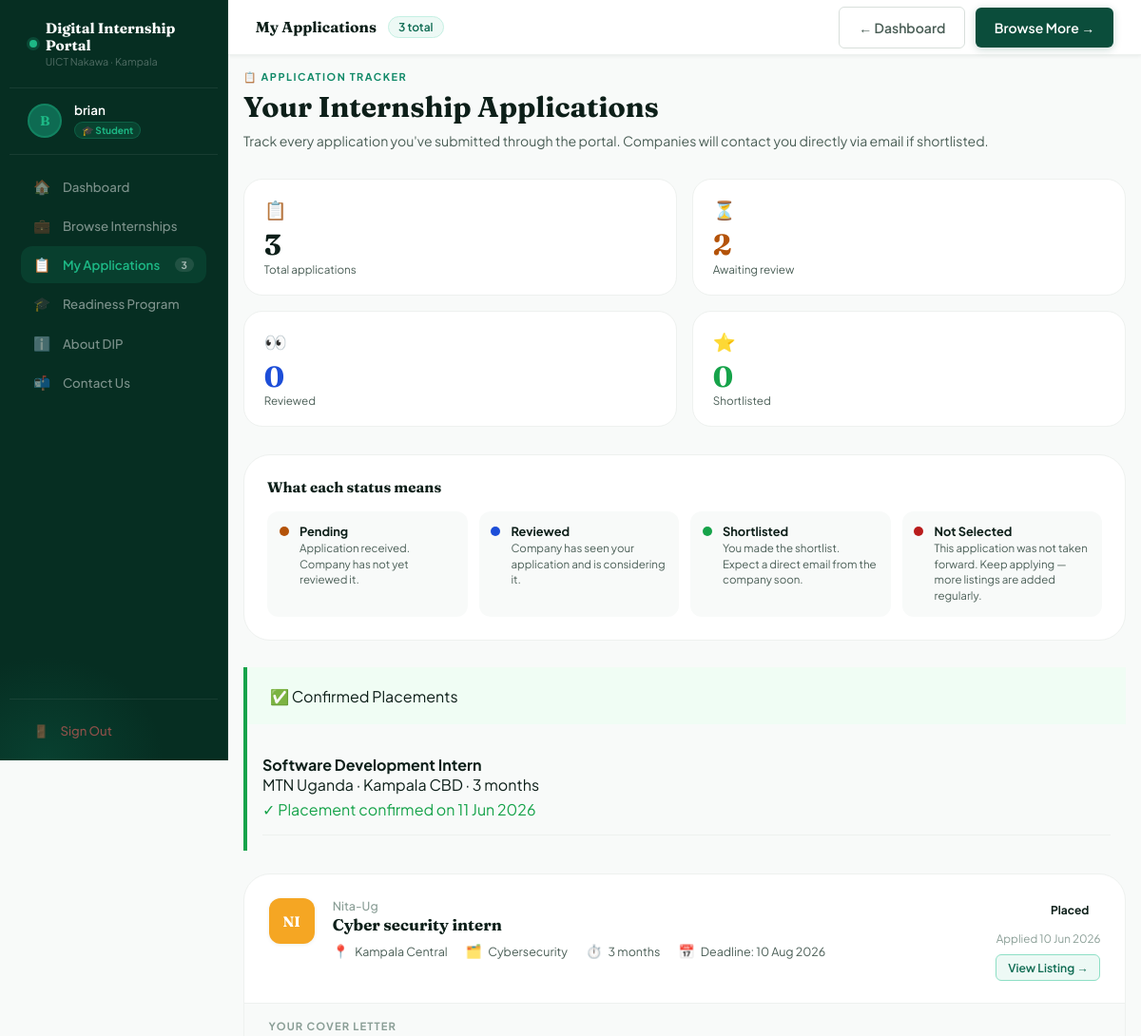
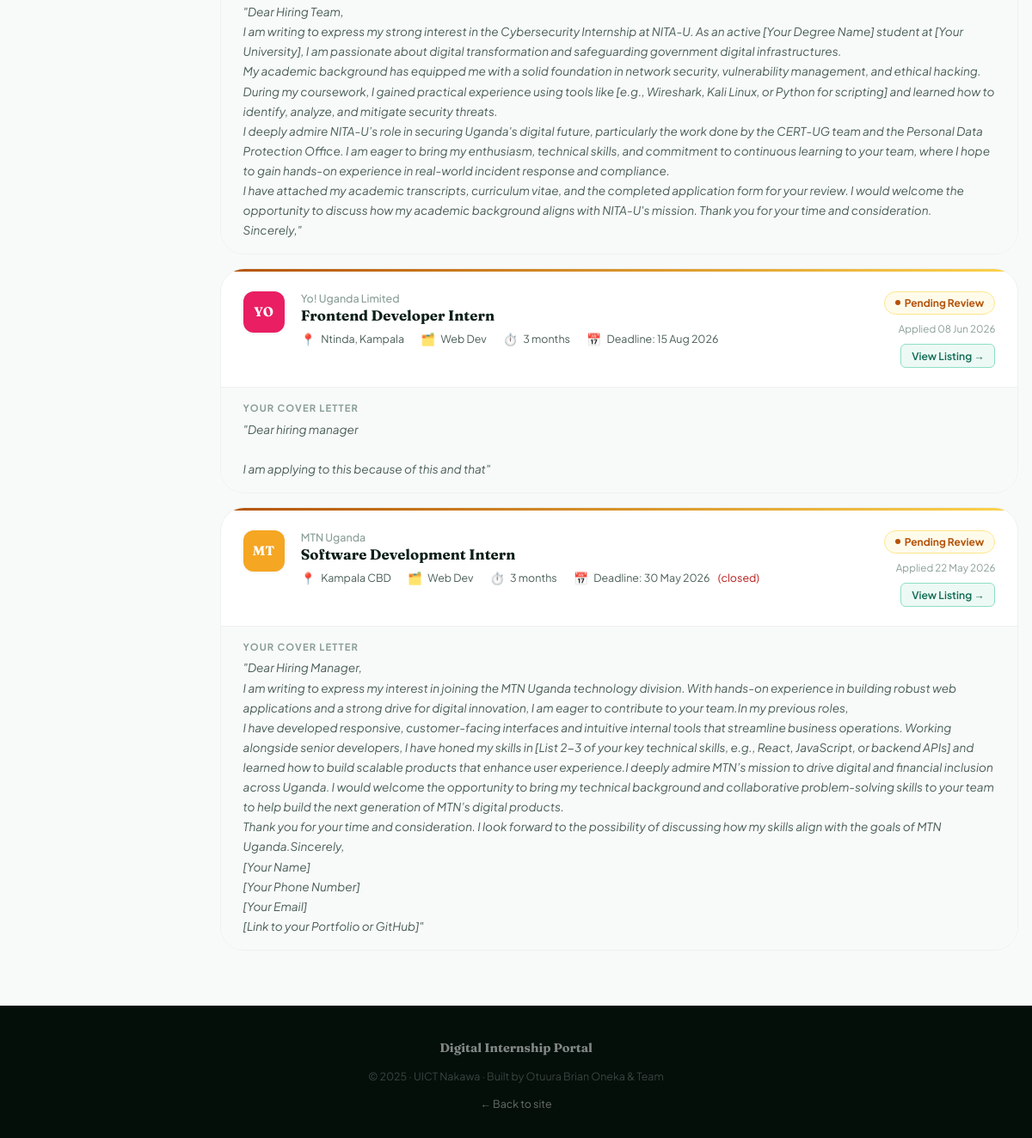
The app's page /internhub/my-applications.php (signed in) with its own data (2 pictures, top to bottom).
### tables this page shows
CREATE TABLE `placements` (
  `id` int(11) NOT NULL,
  `student_id` int(11) NOT NULL,
  `internship_id` int(11) NOT NULL,
  `company_confirmed` tinyint(1) DEFAULT 0,
  `admin_confirmed` tinyint(1) DEFAULT 0,
  `confirmation_date` datetime DEFAULT NULL,
  `created_at` timestamp NOT NULL DEFAULT current_timestamp()
);

CREATE TABLE `internships` (
  `id` int(11) NOT NULL,
  `title` varchar(150) NOT NULL,
  `company` varchar(100) NOT NULL,
  `logo` varchar(5) NOT NULL,
  `logo_color` varchar(10) NOT NULL,
  `location` varchar(100) NOT NULL,
  `field` varchar(50) NOT NULL,
  `duration` int(11) NOT NULL,
  `paid` varchar(20) NOT NULL,
  `stipend` varchar(100) NOT NULL,
  `deadline` date NOT NULL,
  `slots` int(11) NOT NULL DEFAULT 1,
  `description` text NOT NULL,
  `responsibilities` text NOT NULL,
  `requirements` text NOT NULL,
  `contact` varchar(100) NOT NULL,
  `tags` varchar(255) NOT NULL,
  `status` varchar(20) NOT NULL DEFAULT 'pending',
  `posted_by` int(11) DEFAULT NULL,
  `created_at` timestamp NOT NULL DEFAULT current_timestamp()
);

CREATE TABLE `applications` (
  `id` int(11) NOT NULL,
  `student_id` int(11) NOT NULL,
  `listing_id` int(11) NOT NULL,
  `cover_letter` text DEFAULT NULL,
  `status` enum('pending','reviewed','shortlisted','rejected','placed') DEFAULT 'pending',
  `created_at` datetime DEFAULT current_timestamp(),
  `company_notes` text DEFAULT NULL,
  `cv_path` varchar(255) DEFAULT NULL,
  `portfolio_link` varchar(255) DEFAULT NULL
);

### internhub/my-applications.php (the view, shortened to what this page needs)
<?php
require_once 'includes/db.php';
$userId    = $_SESSION['user_id'];
$userName  = $_SESSION['user_name'] ?? '';
$firstName = explode(' ', $userName)[0];
$stmt = $pdo->prepare("
    SELECT a.*, i.title, i.company, i.deadline, i.location,
           i.logo, i.logo_color, i.field, i.duration, i.id AS internship_id
    FROM applications a
    JOIN internships i ON a.listing_id = i.id
    WHERE a.student_id = ?
    ORDER BY a.created_at DESC
");
$stmt->execute([$userId]);
$applications = $stmt->fetchAll();
$total       = count($applications);
$pending     = count(array_filter($applications, fn($a) => $a['status']==='pending'));
$reviewed    = count(array_filter($applications, fn($a) => $a['status']==='reviewed'));
$shortlisted = count(array_filter($applications, fn($a) => $a['status']==='shortlisted'));
?>
<!DOCTYPE html>
<html lang="en">
<head>
<link rel="stylesheet" href="/internhub/css/style.css">
</head>
<body>
<aside class="sidebar">
  <div class="sb-brand">
    <span class="sb-brand-dot"></span>
    <div>
      <div class="sb-brand-name">Digital Internship Portal</div>
      <div class="sb-brand-sub">UICT Nakawa · Kampala</div>
    </div>
  </div>
  <div class="sb-user">
    <div class="sb-avatar"><?php echo strtoupper(substr($firstName,0,1)); ?></div>
    <div>
      <div class="sb-uname"><?php echo htmlspecialchars($firstName); ?></div>
      <div class="sb-pill">🎓 Student</div>
    </div>
  </div>
  <nav class="sb-nav">
    <a href="/internhub/auth/dashboard.php" class="sb-item"><span class="sb-item-ico">🏠</span>Dashboard</a>
    <a href="/internhub/listings.php" class="sb-item"><span class="sb-item-ico">💼</span>Browse Internships</a>
    <a href="/internhub/my-applications.php" class="sb-item active">
      <span class="sb-item-ico">📋</span>My Applications
      <?php if($total>0): ?><span class="sb-count"><?php echo $total; ?></span><?php endif; ?>
    </a>
    <a href="/internhub/readiness.php" class="sb-item"><span class="sb-item-ico">🎓</span>Readiness Program</a>
    <a href="/internhub/about.php" class="sb-item"><span class="sb-item-ico">ℹ️</span>About DIP</a>
    <a href="/internhub/contact.php" class="sb-item"><span class="sb-item-ico">📬</span>Contact Us</a>
  </nav>
  <div class="sb-foot">
    <a href="/internhub/auth/actions/logout.php" class="sb-logout"><span>🚪</span>Sign Out</a>
  </div>
</aside>
<div class="main">
  <div class="topbar">
    <div class="topbar-left">
      <div class="topbar-title">My Applications</div>
      <?php if($total>0): ?>
        <span class="topbar-count"><?php echo $total; ?> total</span>
      <?php endif; ?>
    </div>
    <div class="topbar-right">
      <a href="/internhub/auth/dashboard.php" class="tb-btn tb-ghost">← Dashboard</a>
      <a href="/internhub/listings.php" class="tb-btn tb-teal">Browse More →</a>
    </div>
  </div>
  <div class="content">
    <div class="page-header">
      <div class="page-header-eyebrow">📋 Application Tracker</div>
      <h1 class="page-header-title">Your Internship Applications</h1>
      <p class="page-header-sub">Track every application you've submitted through the portal. Companies will contact you directly via email if shortlisted.</p>
    </div>
    <div class="stats">
      <div class="stat-card">
        <div class="stat-ico">📋</div>
        <div class="stat-num" style="color:var(--ink)"><?php echo $total; ?></div>
        <div class="stat-lbl">Total applications</div>
      </div>
      <div class="stat-card">
        <div class="stat-ico">⏳</div>
        <div class="stat-num" style="color:var(--amber)"><?php echo $pending; ?></div>
        <div class="stat-lbl">Awaiting review</div>
      </div>
      <div class="stat-card">
        <div class="stat-ico">👀</div>
        <div class="stat-num" style="color:var(--blue)"><?php echo $reviewed; ?></div>
        <div class="stat-lbl">Reviewed</div>
      </div>
      <div class="stat-card">
        <div class="stat-ico">⭐</div>
        <div class="stat-num" style="color:var(--green)"><?php echo $shortlisted; ?></div>
        <div class="stat-lbl">Shortlisted</div>
      </div>
    </div>
    <div class="status-guide">
      <div class="sg-title">What each status means</div>
      <div class="sg-items">
        <div class="sg-item">
          <div class="sg-dot" style="background:var(--amber)"></div>
          <div><div class="sg-name">Pending</div><div class="sg-desc">Application received. Company has not yet reviewed it.</div></div>
        </div>
        <div class="sg-item">
          <div class="sg-dot" style="background:var(--blue)"></div>
          <div><div class="sg-name">Reviewed</div><div class="sg-desc">Company has seen your application and is considering it.</div></div>
        </div>
        <div class="sg-item">
          <div class="sg-dot" style="background:var(--green)"></div>
          <div><div class="sg-name">Shortlisted</div><div class="sg-desc">You made the shortlist. Expect a direct email from the company soon.</div></div>
        </div>
        <div class="sg-item">
          <div class="sg-dot" style="background:var(--red)"></div>
          <div><div class="sg-name">Not Selected</div><div class="sg-desc">This application was not taken forward. Keep applying — more listings are added regularly.</div></div>
        </div>
      </div>
    </div>
<?php
$placements = $pdo->prepare("
    SELECT p.*, i.title, i.company, i.location, i.duration
    FROM placements p
    JOIN internships i ON p.internship_id = i.id
    WHERE p.student_id = :student_id AND p.admin_confirmed = 1
    ORDER BY p.confirmation_date DESC
");
$placements->execute([':student_id' => $userId]);
$myPlacements = $placements->fetchAll();
?>
<?php if(!empty($myPlacements)): ?>
<div class="card" style="margin-bottom:1.5rem;border-left:4px solid #16A34A">
  <div class="card-head" style="padding:1.2rem 1.5rem;background:#F0FDF4">
    <div class="card-title" style="font-size:1rem">✅ Confirmed Placements</div>
  </div>
  <div class="card-body">
    <?php foreach($myPlacements as $p): ?>
    <div class="lst-row" style="border-bottom:1px solid #EEF1EF;padding:1rem 0">
      <div>
        <div class="lst-title" style="font-weight:700"><?php echo htmlspecialchars($p['title']); ?></div>
        <div class="lst-meta"><?php echo htmlspecialchars($p['company']); ?> · <?php echo htmlspecialchars($p['location']); ?> · <?php echo $p['duration']; ?> months</div>
        <div class="lst-meta" style="color:#16A34A;margin-top:5px">✓ Placement confirmed on <?php echo date('d M Y', strtotime($p['confirmation_date'])); ?></div>
      </div>
    </div>
    <?php endforeach; ?>
  </div>
</div>
<?php endif; ?>
    <?php if(empty($applications)): ?>
      <div class="empty-state">
        <span class="empty-ico">📭</span>
        <div class="empty-title">No applications yet</div>
        <p class="empty-body">You haven't applied to any internships through the portal yet. Browse open opportunities and submit your first application.</p>
        <a href="/internhub/listings.php" class="btn-teal">Browse Internships →</a>
      </div>
    <?php else: ?>
      <div class="app-list">
        <?php foreach($applications as $app):
          $dl = new DateTime($app['deadline']);
          $appliedDate = new DateTime($app['created_at']);
          $daysLeft = (int)(new DateTime())->diff($dl)->format('%r%a');
          $status = $app['status'];
          $stripeClass = 'stripe-'.($status==='not_selected'?'rejected':$status);
          $statusClass = 's-'.($status==='not_selected'?'rejected':$status);
          $statusLabel = match($status) {
            'pending'      => 'Pending Review',
            'reviewed'     => 'Reviewed',
            'shortlisted'  => '⭐ Shortlisted',
            'not_selected' => 'Not Selected',
            default        => ucfirst($status)
          };
        ?>
        <div class="app-card">
          <div class="app-card-stripe <?php echo $stripeClass; ?>"></div>
          <div class="app-card-body">
            <div class="app-logo" style="background:<?php echo htmlspecialchars($app['logo_color']); ?>">
              <?php echo htmlspecialchars($app['logo']); ?>
            </div>
            <div class="app-info">
              <div class="app-company"><?php echo htmlspecialchars($app['company']); ?></div>
              <div class="app-title"><?php echo htmlspecialchars($app['title']); ?></div>
              <div class="app-meta-row">
                <div class="app-meta">
                  <span class="app-meta-ico">📍</span>
                  <?php echo htmlspecialchars($app['location'] ?? 'Kampala'); ?>
                </div>
                <div class="app-meta">
                  <span class="app-meta-ico">🗂️</span>
                  <?php echo htmlspecialchars($app['field'] ?? '—'); ?>
                </div>
                <div class="app-meta">
                  <span class="app-meta-ico">⏱️</span>
                  <?php echo htmlspecialchars($app['duration']); ?> months
                </div>
                <div class="app-meta">
                  <span class="app-meta-ico">📅</span>
                  Deadline: <?php echo $dl->format('d M Y'); ?>
                  <?php if($daysLeft<0): ?><span style="color:var(--red);margin-left:3px">(closed)</span><?php elseif($daysLeft<=7): ?><span style="color:var(--amber);margin-left:3px">(<?php echo $daysLeft; ?>d left)</span><?php endif; ?>
                </div>
              </div>
            </div>
            <div class="app-status-col">
              <span class="status-badge <?php echo $statusClass; ?>"><?php echo $statusLabel; ?></span>
              <div class="app-date">Applied <?php echo $appliedDate->format('d M Y'); ?></div>
              <a href="/internhub/detail.php?id=<?php echo $app['internship_id']; ?>" class="app-view-btn">
                View Listing →
              </a>
            </div>
          </div>
          <?php if(!empty($app['cover_letter'])): ?>
          <div class="app-cover">
            <div class="app-cover-label">Your Cover Letter</div>
            <div class="app-cover-text">"<?php echo nl2br(htmlspecialchars($app['cover_letter'])); ?>"</div>
          </div>
          <?php else: ?>
          <div class="app-cover">
            <div class="app-cover-empty">No cover letter submitted with this application.</div>
          </div>
          <?php endif; ?>
        </div>
        <?php endforeach; ?>
      </div>
    <?php endif; ?>
  </div>
</div>
<footer class="footer">
  <div class="footer-inner">
    <span class="footer-brand">Digital Internship Portal</span>
    <span>© 2025 · UICT Nakawa · Built by Otuura Brian Oneka & Team</span>
    <a href="/internhub/index.php" style="color:rgba(255,255,255,.4);font-size:.78rem">← Back to site</a>
  </div>
</footer>
</body>
</html>

### internhub/css/style.css (style rules this page uses)
* { margin: 0; padding: 0; box-sizing: border-box; }
body { font-family: 'Plus Jakarta Sans', sans-serif; background: #F8FAF9; color: #0D1F19; }
.sidebar { position: fixed; bottom: 0; left: 0; right: 0; top: auto; width: 100%; height: 60px; background: #062E22; display: flex; flex-direction: row; overflow-x: auto; z-index: 1000; padding: 0 10px; }
.sb-brand, .sb-user, .sb-foot { display: none; }
.sb-nav { display: flex; flex-direction: row; padding: 0; gap: 5px; overflow-x: auto; }
.sb-item { white-space: nowrap; padding: 8px 12px; font-size: 12px; }
.main { margin-left: 0; padding-bottom: 70px; }
.stats-4, .stats { grid-template-columns: repeat(2, 1fr) !important; }
.btn-gold, .btn-apply, .btn-submit, .tb-btn { padding: 12px 20px !important; font-size: 14px !important; }
.container, .content { padding: 1rem !important; }
.card-body, .section-body { padding: 1rem !important; }
.footer-inner { flex-direction: column; text-align: center; }
@media (min-width: 768px) { .sidebar { position: fixed; top: 0; left: 0; width: 240px; height: 100vh; flex-direction: column; justify-content: flex-start; } }
@media (min-width: 768px) { .sb-brand, .sb-user, .sb-foot { display: flex; } }
@media (min-width: 768px) { .sb-nav { flex-direction: column; overflow-y: auto; } }
@media (min-width: 768px) { .sb-item { white-space: normal; } }
@media (min-width: 768px) { .main { margin-left: 240px; padding-bottom: 0; } }

### records on screen
placements: internship.title "Software Development Intern", internship.company "MTN Uganda", internship.location "Kampala CBD", internship.duration "3", confirmation_date "11 Jun 2026"
applications: listing.logo "NI", listing.company "Nita-Ug", listing.title "Cyber security intern", listing.location "Kampala Central", listing.field "Cybersecurity", listing.duration "3", listing.deadline "10 Aug 2026", status "Placed", created_at "10 Jun 2026", cover_letter "Dear Hiring Team, I am writing to express my strong interest in the Cybersecurity Internship at NITA-U. As an active [Your Degree Name] student at [Your University], I am passionate about digital transformation and safeguarding government digital infrastructures. My academic background has equipped me with a solid foundation in network security, vulnerability management, and ethical hacking. During my coursework, I gained practical experience using tools like [e.g., Wireshark, Kali Linux, or Python for scripting] and learned how to identify, analyze, and mitigate security threats. I deeply admire NITA-U’s role in securing Uganda's digital future, particularly the work done by the CERT-UG…"
applications: listing.logo "YO", listing.company "Yo! Uganda Limited", listing.title "Frontend Developer Intern", listing.location "Ntinda, Kampala", listing.field "Web Dev", listing.duration "3", listing.deadline "15 Aug 2026", status "Pending Review", created_at "08 Jun 2026", cover_letter "Dear hiring manager I am applying to this because of this and that"
applications: listing.logo "MT", listing.company "MTN Uganda", listing.title "Software Development Intern", listing.location "Kampala CBD", listing.field "Web Dev", listing.duration "3", listing.deadline "30 May 2026", shows "(closed)", status "Pending Review", created_at "22 May 2026", cover_letter "Dear Hiring Manager, I am writing to express my interest in joining the MTN Uganda technology division. With hands-on experience in building robust web applications and a strong drive for digital innovation, I am eager to contribute to your team.In my previous roles, I have developed responsive, customer-facing interfaces and intuitive internal tools that streamline business operations. Working alongside senior developers, I have honed my skills in [List 2-3 of your key technical skills, e.g., React, JavaScript, or backend APIs] and learned how to build scalable products that enhance user experience.I deeply admire MTN’s mission to drive digital and financial inclusion across Uganda. I…"

### other values on screen
substr($firstName,0,1) "B"
$firstName "brian"
$total "3"
$pending "2"
$reviewed "0"
$shortlisted "0"
